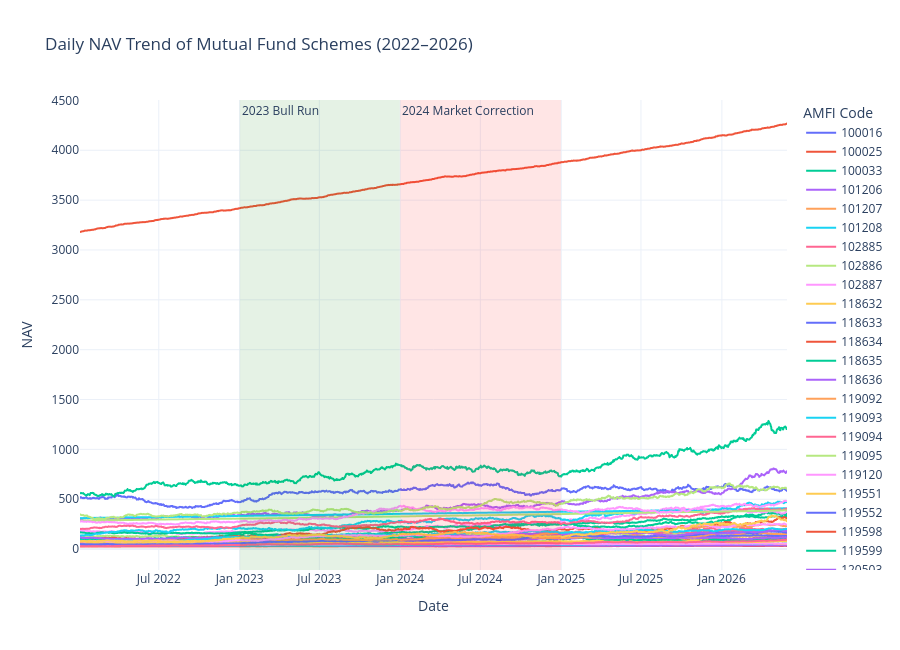

Notebook cell for this chart:
### Markdown cell above
## NAV Trend Analysis

This chart shows the daily Net Asset Value (NAV) trend for all mutual fund schemes from 2022 onwards. It helps identify overall market movements and fund performance over time.

### Code cell
import plotly.express as px
import pandas as pd

# Convert date column
nav["date"] = pd.to_datetime(nav["date"])

fig = px.line(
    nav,
    x="date",
    y="nav",
    color="amfi_code",
    title="Daily NAV Trend of Mutual Fund Schemes (2022–2026)",
    labels={
        "date": "Date",
        "nav": "NAV",
        "amfi_code": "AMFI Code"
    }
)

# Highlight 2023 Bull Run
fig.add_vrect(
    x0="2023-01-01",
    x1="2023-12-31",
    fillcolor="green",
    opacity=0.10,
    line_width=0,
    annotation_text="2023 Bull Run",
    annotation_position="top left"
)

# Highlight 2024 Market Correction
fig.add_vrect(
    x0="2024-01-01",
    x1="2024-12-31",
    fillcolor="red",
    opacity=0.10,
    line_width=0,
    annotation_text="2024 Market Correction",
    annotation_position="top left"
)

fig.update_layout(
    template="plotly_white",
    height=650
)

fig.show()

### Figure 1 — Plotly figure (JSON) as saved in the notebook; plotly's stock layout.template omitted (floating-point values rounded to 4 significant figures; data arrays with more than 128 entries replaced by an {"elided": "..."} marker saying what was removed)
{"data": [{"hovertemplate": "AMFI Code=100016<br>Date=%{x}<br>NAV=%{y}<extra></extra>", "legendgroup": "100016", "line": {"color": "#636efa", "dash": "solid"}, "marker": {"symbol": "circle"}, "mode": "lines", "name": "100016", "showlegend": true, "type": "scattergl", "x": {"elided": "1150 str values"}, "xaxis": "x", "y": {"elided": "1150 float values"}, "yaxis": "y"}, {"hovertemplate": "AMFI Code=100025<br>Date=%{x}<br>NAV=%{y}<extra></extra>", "legendgroup": "100025", "line": {"color": "#EF553B", "dash": "solid"}, "marker": {"symbol": "circle"}, "mode": "lines", "name": "100025", "showlegend": true, "type": "scattergl", "x": {"elided": "1150 str values"}, "xaxis": "x", "y": {"elided": "1150 float values"}, "yaxis": "y"}, {"hovertemplate": "AMFI Code=100033<br>Date=%{x}<br>NAV=%{y}<extra></extra>", "legendgroup": "100033", "line": {"color": "#00cc96", "dash": "solid"}, "marker": {"symbol": "circle"}, "mode": "lines", "name": "100033", "showlegend": true, "type": "scattergl", "x": {"elided": "1150 str values"}, "xaxis": "x", "y": {"elided": "1150 float values"}, "yaxis": "y"}, {"hovertemplate": "AMFI Code=101206<br>Date=%{x}<br>NAV=%{y}<extra></extra>", "legendgroup": "101206", "line": {"color": "#ab63fa", "dash": "solid"}, "marker": {"symbol": "circle"}, "mode": "lines", "name": "101206", "showlegend": true, "type": "scattergl", "x": {"elided": "1150 str values"}, "xaxis": "x", "y": {"elided": "1150 float values"}, "yaxis": "y"}, {"hovertemplate": "AMFI Code=101207<br>Date=%{x}<br>NAV=%{y}<extra></extra>", "legendgroup": "101207", "line": {"color": "#FFA15A", "dash": "solid"}, "marker": {"symbol": "circle"}, "mode": "lines", "name": "101207", "showlegend": true, "type": "scattergl", "x": {"elided": "1150 str values"}, "xaxis": "x", "y": {"elided": "1150 float values"}, "yaxis": "y"}, {"hovertemplate": "AMFI Code=101208<br>Date=%{x}<br>NAV=%{y}<extra></extra>", "legendgroup": "101208", "line": {"color": "#19d3f3", "dash": "solid"}, "marker": {"symbol": "circle"}, "mode": "lines", "name": "101208", "showlegend": true, "type": "scattergl", "x": {"elided": "1150 str values"}, "xaxis": "x", "y": {"elided": "1150 float values"}, "yaxis": "y"}, {"hovertemplate": "AMFI Code=102885<br>Date=%{x}<br>NAV=%{y}<extra></extra>", "legendgroup": "102885", "line": {"color": "#FF6692", "dash": "solid"}, "marker": {"symbol": "circle"}, "mode": "lines", "name": "102885", "showlegend": true, "type": "scattergl", "x": {"elided": "1150 str values"}, "xaxis": "x", "y": {"elided": "1150 float values"}, "yaxis": "y"}, {"hovertemplate": "AMFI Code=102886<br>Date=%{x}<br>NAV=%{y}<extra></extra>", "legendgroup": "102886", "line": {"color": "#B6E880", "dash": "solid"}, "marker": {"symbol": "circle"}, "mode": "lines", "name": "102886", "showlegend": true, "type": "scattergl", "x": {"elided": "1150 str values"}, "xaxis": "x", "y": {"elided": "1150 float values"}, "yaxis": "y"}, {"hovertemplate": "AMFI Code=102887<br>Date=%{x}<br>NAV=%{y}<extra></extra>", "legendgroup": "102887", "line": {"color": "#FF97FF", "dash": "solid"}, "marker": {"symbol": "circle"}, "mode": "lines", "name": "102887", "showlegend": true, "type": "scattergl", "x": {"elided": "1150 str values"}, "xaxis": "x", "y": {"elided": "1150 float values"}, "yaxis": "y"}, {"hovertemplate": "AMFI Code=118632<br>Date=%{x}<br>NAV=%{y}<extra></extra>", "legendgroup": "118632", "line": {"color": "#FECB52", "dash": "solid"}, "marker": {"symbol": "circle"}, "mode": "lines", "name": "118632", "showlegend": true, "type": "scattergl", "x": {"elided": "1150 str values"}, "xaxis": "x", "y": {"elided": "1150 float values"}, "yaxis": "y"}, {"hovertemplate": "AMFI Code=118633<br>Date=%{x}<br>NAV=%{y}<extra></extra>", "legendgroup": "118633", "line": {"color": "#636efa", "dash": "solid"}, "marker": {"symbol": "circle"}, "mode": "lines", "name": "118633", "showlegend": true, "type": "scattergl", "x": {"elided": "1150 str values"}, "xaxis": "x", "y": {"elided": "1150 float values"}, "yaxis": "y"}, {"hovertemplate": "AMFI Code=118634<br>Date=%{x}<br>NAV=%{y}<extra></extra>", "legendgroup": "118634", "line": {"color": "#EF553B", "dash": "solid"}, "marker": {"symbol": "circle"}, "mode": "lines", "name": "118634", "showlegend": true, "type": "scattergl", "x": {"elided": "1150 str values"}, "xaxis": "x", "y": {"elided": "1150 float values"}, "yaxis": "y"}, {"hovertemplate": "AMFI Code=118635<br>Date=%{x}<br>NAV=%{y}<extra></extra>", "legendgroup": "118635", "line": {"color": "#00cc96", "dash": "solid"}, "marker": {"symbol": "circle"}, "mode": "lines", "name": "118635", "showlegend": true, "type": "scattergl", "x": {"elided": "1150 str values"}, "xaxis": "x", "y": {"elided": "1150 float values"}, "yaxis": "y"}, {"hovertemplate": "AMFI Code=118636<br>Date=%{x}<br>NAV=%{y}<extra></extra>", "legendgroup": "118636", "line": {"color": "#ab63fa", "dash": "solid"}, "marker": {"symbol": "circle"}, "mode": "lines", "name": "118636", "showlegend": true, "type": "scattergl", "x": {"elided": "1150 str values"}, "xaxis": "x", "y": {"elided": "1150 float values"}, "yaxis": "y"}, {"hovertemplate": "AMFI Code=119092<br>Date=%{x}<br>NAV=%{y}<extra></extra>", "legendgroup": "119092", "line": {"color": "#FFA15A", "dash": "solid"}, "marker": {"symbol": "circle"}, "mode": "lines", "name": "119092", "showlegend": true, "type": "scattergl", "x": {"elided": "1150 str values"}, "xaxis": "x", "y": {"elided": "1150 float values"}, "yaxis": "y"}, {"hovertemplate": "AMFI Code=119093<br>Date=%{x}<br>NAV=%{y}<extra></extra>", "legendgroup": "119093", "line": {"color": "#19d3f3", "dash": "solid"}, "marker": {"symbol": "circle"}, "mode": "lines", "name": "119093", "showlegend": true, "type": "scattergl", "x": {"elided": "1150 str values"}, "xaxis": "x", "y": {"elided": "1150 float values"}, "yaxis": "y"}, {"hovertemplate": "AMFI Code=119094<br>Date=%{x}<br>NAV=%{y}<extra></extra>", "legendgroup": "119094", "line": {"color": "#FF6692", "dash": "solid"}, "marker": {"symbol": "circle"}, "mode": "lines", "name": "119094", "showlegend": true, "type": "scattergl", "x": {"elided": "1150 str values"}, "xaxis": "x", "y": {"elided": "1150 float values"}, "yaxis": "y"}, {"hovertemplate": "AMFI Code=119095<br>Date=%{x}<br>NAV=%{y}<extra></extra>", "legendgroup": "119095", "line": {"color": "#B6E880", "dash": "solid"}, "marker": {"symbol": "circle"}, "mode": "lines", "name": "119095", "showlegend": true, "type": "scattergl", "x": {"elided": "1150 str values"}, "xaxis": "x", "y": {"elided": "1150 float values"}, "yaxis": "y"}, {"hovertemplate": "AMFI Code=119120<br>Date=%{x}<br>NAV=%{y}<extra></extra>", "legendgroup": "119120", "line": {"color": "#FF97FF", "dash": "solid"}, "marker": {"symbol": "circle"}, "mode": "lines", "name": "119120", "showlegend": true, "type": "scattergl", "x": {"elided": "1150 str values"}, "xaxis": "x", "y": {"elided": "1150 float values"}, "yaxis": "y"}, {"hovertemplate": "AMFI Code=119551<br>Date=%{x}<br>NAV=%{y}<extra></extra>", "legendgroup": "119551", "line": {"color": "#FECB52", "dash": "solid"}, "marker": {"symbol": "circle"}, "mode": "lines", "name": "119551", "showlegend": true, "type": "scattergl", "x": {"elided": "1150 str values"}, "xaxis": "x", "y": {"elided": "1150 float values"}, "yaxis": "y"}, {"hovertemplate": "AMFI Code=119552<br>Date=%{x}<br>NAV=%{y}<extra></extra>", "legendgroup": "119552", "line": {"color": "#636efa", "dash": "solid"}, "marker": {"symbol": "circle"}, "mode": "lines", "name": "119552", "showlegend": true, "type": "scattergl", "x": {"elided": "1150 str values"}, "xaxis": "x", "y": {"elided": "1150 float values"}, "yaxis": "y"}, {"hovertemplate": "AMFI Code=119598<br>Date=%{x}<br>NAV=%{y}<extra></extra>", "legendgroup": "119598", "line": {"color": "#EF553B", "dash": "solid"}, "marker": {"symbol": "circle"}, "mode": "lines", "name": "119598", "showlegend": true, "type": "scattergl", "x": {"elided": "1150 str values"}, "xaxis": "x", "y": {"elided": "1150 float values"}, "yaxis": "y"}, {"hovertemplate": "AMFI Code=119599<br>Date=%{x}<br>NAV=%{y}<extra></extra>", "legendgroup": "119599", "line": {"color": "#00cc96", "dash": "solid"}, "marker": {"symbol": "circle"}, "mode": "lines", "name": "119599", "showlegend": true, "type": "scattergl", "x": {"elided": "1150 str values"}, "xaxis": "x", "y": {"elided": "1150 float values"}, "yaxis": "y"}, {"hovertemplate": "AMFI Code=120503<br>Date=%{x}<br>NAV=%{y}<extra></extra>", "legendgroup": "120503", "line": {"color": "#ab63fa", "dash": "solid"}, "marker": {"symbol": "circle"}, "mode": "lines", "name": "120503", "showlegend": true, "type": "scattergl", "x": {"elided": "1150 str values"}, "xaxis": "x", "y": {"elided": "1150 float values"}, "yaxis": "y"}, {"hovertemplate": "AMFI Code=120504<br>Date=%{x}<br>NAV=%{y}<extra></extra>", "legendgroup": "120504", "line": {"color": "#FFA15A", "dash": "solid"}, "marker": {"symbol": "circle"}, "mode": "lines", "name": "120504", "showlegend": true, "type": "scattergl", "x": {"elided": "1150 str values"}, "xaxis": "x", "y": {"elided": "1150 float values"}, "yaxis": "y"}, {"hovertemplate": "AMFI Code=120505<br>Date=%{x}<br>NAV=%{y}<extra></extra>", "legendgroup": "120505", "line": {"color": "#19d3f3", "dash": "solid"}, "marker": {"symbol": "circle"}, "mode": "lines", "name": "120505", "showlegend": true, "type": "scattergl", "x": {"elided": "1150 str values"}, "xaxis": "x", "y": {"elided": "1150 float values"}, "yaxis": "y"}, {"hovertemplate": "AMFI Code=120506<br>Date=%{x}<br>NAV=%{y}<extra></extra>", "legendgroup": "120506", "line": {"color": "#FF6692", "dash": "solid"}, "marker": {"symbol": "circle"}, "mode": "lines", "name": "120506", "showlegend": true, "type": "scattergl", "x": {"elided": "1150 str values"}, "xaxis": "x", "y": {"elided": "1150 float values"}, "yaxis": "y"}, {"hovertemplate": "AMFI Code=120507<br>Date=%{x}<br>NAV=%{y}<extra></extra>", "legendgroup": "120507", "line": {"color": "#B6E880", "dash": "solid"}, "marker": {"symbol": "circle"}, "mode": "lines", "name": "120507", "showlegend": true, "type": "scattergl", "x": {"elided": "1150 str values"}, "xaxis": "x", "y": {"elided": "1150 float values"}, "yaxis": "y"}, {"hovertemplate": "AMFI Code=120841<br>Date=%{x}<br>NAV=%{y}<extra></extra>", "legendgroup": "120841", "line": {"color": "#FF97FF", "dash": "solid"}, "marker": {"symbol": "circle"}, "mode": "lines", "name": "120841", "showlegend": true, "type": "scattergl", "x": {"elided": "1150 str values"}, "xaxis": "x", "y": {"elided": "1150 float values"}, "yaxis": "y"}, {"hovertemplate": "AMFI Code=120842<br>Date=%{x}<br>NAV=%{y}<extra></extra>", "legendgroup": "120842", "line": {"color": "#FECB52", "dash": "solid"}, "marker": {"symbol": "circle"}, "mode": "lines", "name": "120842", "showlegend": true, "type": "scattergl", "x": {"elided": "1150 str values"}, "xaxis": "x", "y": {"elided": "1150 float values"}, "yaxis": "y"}, {"hovertemplate": "AMFI Code=120843<br>Date=%{x}<br>NAV=%{y}<extra></extra>", "legendgroup": "120843", "line": {"color": "#636efa", "dash": "solid"}, "marker": {"symbol": "circle"}, "mode": "lines", "name": "120843", "showlegend": true, "type": "scattergl", "x": {"elided": "1150 str values"}, "xaxis": "x", "y": {"elided": "1150 float values"}, "yaxis": "y"}, {"hovertemplate": "AMFI Code=120844<br>Date=%{x}<br>NAV=%{y}<extra></extra>", "legendgroup": "120844", "line": {"color": "#EF553B", "dash": "solid"}, "marker": {"symbol": "circle"}, "mode": "lines", "name": "120844", "showlegend": true, "type": "scattergl", "x": {"elided": "1150 str values"}, "xaxis": "x", "y": {"elided": "1150 float values"}, "yaxis": "y"}, {"hovertemplate": "AMFI Code=125497<br>Date=%{x}<br>NAV=%{y}<extra></extra>", "legendgroup": "125497", "line": {"color": "#00cc96", "dash": "solid"}, "marker": {"symbol": "circle"}, "mode": "lines", "name": "125497", "showlegend": true, "type": "scattergl", "x": {"elided": "1150 str values"}, "xaxis": "x", "y": {"elided": "1150 float values"}, "yaxis": "y"}, {"hovertemplate": "AMFI Code=125498<br>Date=%{x}<br>NAV=%{y}<extra></extra>", "legendgroup": "125498", "line": {"color": "#ab63fa", "dash": "solid"}, "marker": {"symbol": "circle"}, "mode": "lines", "name": "125498", "showlegend": true, "type": "scattergl", "x": {"elided": "1150 str values"}, "xaxis": "x", "y": {"elided": "1150 float values"}, "yaxis": "y"}, {"hovertemplate": "AMFI Code=148567<br>Date=%{x}<br>NAV=%{y}<extra></extra>", "legendgroup": "148567", "line": {"color": "#FFA15A", "dash": "solid"}, "marker": {"symbol": "circle"}, "mode": "lines", "name": "148567", "showlegend": true, "type": "scattergl", "x": {"elided": "1150 str values"}, "xaxis": "x", "y": {"elided": "1150 float values"}, "yaxis": "y"}, {"hovertemplate": "AMFI Code=148568<br>Date=%{x}<br>NAV=%{y}<extra></extra>", "legendgroup": "148568", "line": {"color": "#19d3f3", "dash": "solid"}, "marker": {"symbol": "circle"}, "mode": "lines", "name": "148568", "showlegend": true, "type": "scattergl", "x": {"elided": "1150 str values"}, "xaxis": "x", "y": {"elided": "1150 float values"}, "yaxis": "y"}, {"hovertemplate": "AMFI Code=148569<br>Date=%{x}<br>NAV=%{y}<extra></extra>", "legendgroup": "148569", "line": {"color": "#FF6692", "dash": "solid"}, "marker": {"symbol": "circle"}, "mode": "lines", "name": "148569", "showlegend": true, "type": "scattergl", "x": {"elided": "1150 str values"}, "xaxis": "x", "y": {"elided": "1150 float values"}, "yaxis": "y"}, {"hovertemplate": "AMFI Code=149322<br>Date=%{x}<br>NAV=%{y}<extra></extra>", "legendgroup": "149322", "line": {"color": "#B6E880", "dash": "solid"}, "marker": {"symbol": "circle"}, "mode": "lines", "name": "149322", "showlegend": true, "type": "scattergl", "x": {"elided": "1150 str values"}, "xaxis": "x", "y": {"elided": "1150 float values"}, "yaxis": "y"}, {"hovertemplate": "AMFI Code=149323<br>Date=%{x}<br>NAV=%{y}<extra></extra>", "legendgroup": "149323", "line": {"color": "#FF97FF", "dash": "solid"}, "marker": {"symbol": "circle"}, "mode": "lines", "name": "149323", "showlegend": true, "type": "scattergl", "x": {"elided": "1150 str values"}, "xaxis": "x", "y": {"elided": "1150 float values"}, "yaxis": "y"}, {"hovertemplate": "AMFI Code=149324<br>Date=%{x}<br>NAV=%{y}<extra></extra>", "legendgroup": "149324", "line": {"color": "#FECB52", "dash": "solid"}, "marker": {"symbol": "circle"}, "mode": "lines", "name": "149324", "showlegend": true, "type": "scattergl", "x": {"elided": "1150 str values"}, "xaxis": "x", "y": {"elided": "1150 float values"}, "yaxis": "y"}], "layout": {"annotations": [{"showarrow": false, "text": "2023 Bull Run", "x": "2023-01-01", "xanchor": "left", "xref": "x", "y": 1, "yanchor": "top", "yref": "y domain"}, {"showarrow": false, "text": "2024 Market Correction", "x": "2024-01-01", "xanchor": "left", "xref": "x", "y": 1, "yanchor": "top", "yref": "y domain"}], "height": 650, "legend": {"title": {"text": "AMFI Code"}, "tracegroupgap": 0}, "shapes": [{"fillcolor": "green", "line": {"width": 0}, "opacity": 0.1, "type": "rect", "x0": "2023-01-01", "x1": "2023-12-31", "xref": "x", "y0": 0, "y1": 1, "yref": "y domain"}, {"fillcolor": "red", "line": {"width": 0}, "opacity": 0.1, "type": "rect", "x0": "2024-01-01", "x1": "2024-12-31", "xref": "x", "y0": 0, "y1": 1, "yref": "y domain"}], "title": {"text": "Daily NAV Trend of Mutual Fund Schemes (2022–2026)"}, "xaxis": {"anchor": "y", "domain": [0, 1], "title": {"text": "Date"}}, "yaxis": {"anchor": "x", "domain": [0, 1], "title": {"text": "NAV"}}}}
